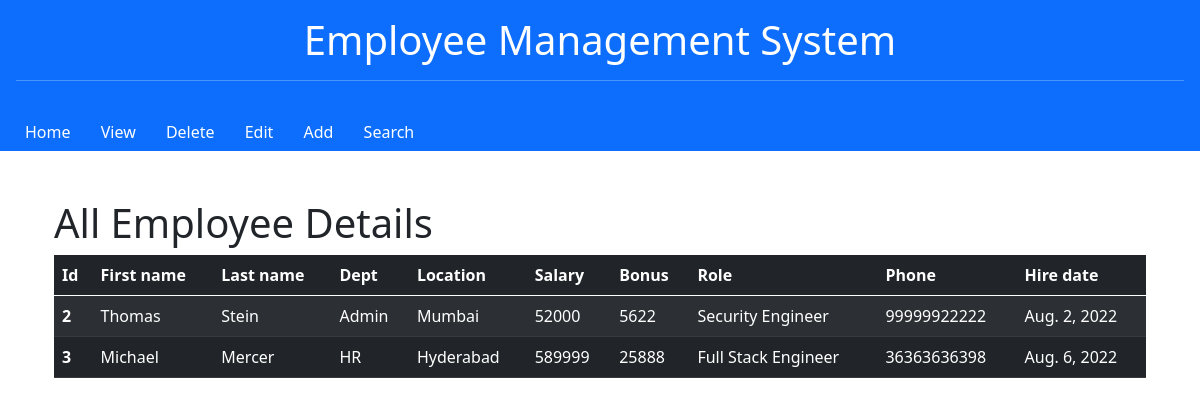
The page /view_emp on the database its author committed.
### emp_app/models.py (models this page shows, shortened)
class Employee(models.Model):
	first_name = models.CharField(max_length=30,null=False)
	last_name = models.CharField(max_length=30)
	dept=models.ForeignKey(Department,on_delete=models.CASCADE)
	salary=models.IntegerField(default=0)
	bonus=models.IntegerField(default=0)
	role=models.ForeignKey(Role,on_delete=models.CASCADE)
	phone=models.IntegerField(default=0)
	hire_date=models.DateField()

class Department(models.Model):
	name=models.CharField(max_length=100,null=False)
	location=models.CharField(max_length=100)
	def __str__(self):
		return self.name

class Role(models.Model):
	name=models.CharField(max_length=100,null=False)
	def __str__(self):
		return self.name

### emp_app/views.py (the view)
# urls.py: path('view_emp',views.view_emp,name='view_emp'),
def view_emp(request):
	emps=Employee.objects.all()
	context={
	'emps':emps
	}
	return render(request,'view.html',context)

### templates/view.html
{% extends 'base.html' %}
{% block content %}
<h1>All Employee Details</h1>
  <table class="table table-dark table-striped">
  <thead>
    <tr>
      <th scope="col">Id</th>
      <th scope="col">First name</th>
      <th scope="col">Last name</th>
      <th scope="col">Dept</th>
      <th scope="col">Location</th>
      <th scope="col">Salary</th>
      <th scope="col">Bonus</th>
      <th scope="col">Role</th>
      <th scope="col">Phone</th>
      <th scope="col">Hire date</th>
          </tr>
  </thead>
  <tbody>
  {% for emp in emps%}
    <tr>
      <th scope="row">{{emp.id}}</th>
      <td>{{emp.first_name}}</td>
      <td>{{emp.last_name}}</td>
      <td>{{emp.dept}}</td>
      <td>{{emp.dept.location}}</td>
      <td>{{emp.salary}}</td>
      <td>{{emp.bonus}}</td>
      <td>{{emp.role}}</td>
      <td>{{emp.phone}}</td>
      <td>{{emp.hire_date}}</td>
    </tr>
    {% endfor %}
  </tbody>
</table>
{% endblock %}

### templates/base.html (shortened to what this page needs)
  <!DOCTYPE html>
<html lang="en">
  <head>
    <link href="https://cdn.jsdelivr.net/npm/bootstrap@5.0.2/dist/css/bootstrap.min.css" rel="stylesheet">
  </head>
<body>
<div class="container-fluid p-3 bg-primary text-white text-center">
  <h1>Employee Management System</h1>
  <hr>
  </div>
<div class="container-fluid p-25 bg-primary text-white text-left">
<a class="btn btn-primary" href="/" type="submit">Home</a>
  <a class="btn btn-primary" href="/view_emp" type="submit">View</a>
  <a class="btn btn-primary" href="/del_emp" type="submit">Delete</a>
  <a class="btn btn-primary" href="/edit_emp" type="submit">Edit</a>
  <a class="btn btn-primary" href="/add_emp" type="submit">Add</a>
  <a class="btn btn-primary" href="/search_emp" type="submit">Search</a>
</div>
<div class="container mt-5">
  <div class="container">
        {% block content %}
        {% endblock %}
       </div>
  </div>
</body>
</html>

### rows shown on the page
Employee: id "2", first_name "Thomas", last_name "Stein", dept "Admin", dept.location "Mumbai", salary "52000", bonus "5622", role "Security Engineer", phone "99999922222", hire_date "Aug. 2, 2022"
Employee: id "3", first_name "Michael", last_name "Mercer", dept "HR", dept.location "Hyderabad", salary "589999", bonus "25888", role "Full Stack Engineer", phone "36363636398", hire_date "Aug. 6, 2022"
